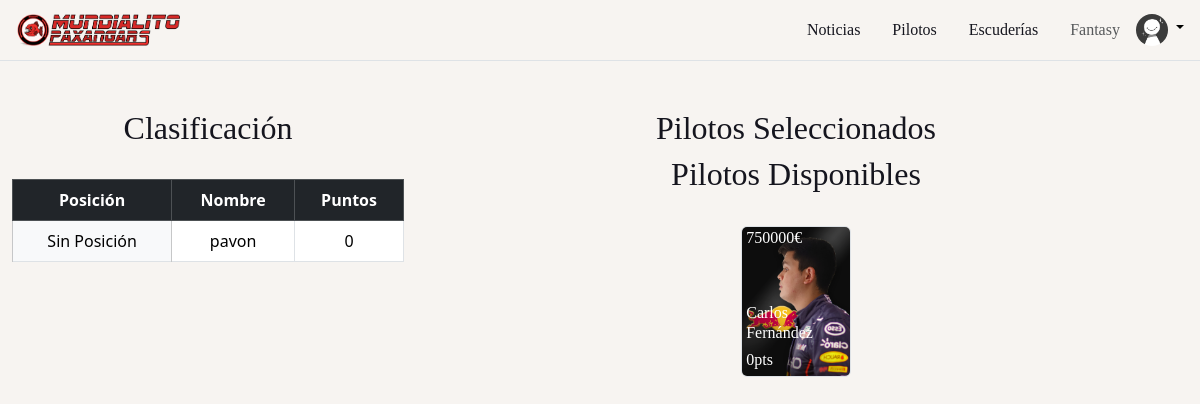
The app's page /inicio/fantasy/ligas/4 (signed in) with its own data.
### mundialitopx/models.py (models this page shows, shortened)
class Jugador(models.Model):
    piloto = models.ManyToManyField(PilotoJuego)
    usuario = models.ForeignKey(Usuario, on_delete=models.CASCADE)
    liga = models.ForeignKey(Liga, on_delete=models.CASCADE)
    saldo = models.IntegerField(default=1500000)
    puntos_totales = models.IntegerField(default=0)
    puesto = models.IntegerField(validators=[MinValueValidator(1)], null=True, blank=True)

class Usuario(AbstractUser):
    fotoperfil = models.ImageField(upload_to='media/foto-perfil/', null=True, blank=True)

class PilotoJuego(models.Model):
    piloto = models.ForeignKey(Piloto, on_delete=models.CASCADE)
    puntos_totales = models.IntegerField(default=0)
    valor = models.IntegerField(default=0)

class Piloto(models.Model):
    nombre = models.CharField(max_length=100)
    puntos = models.IntegerField(default=0)
    pais = models.ForeignKey(Pais, on_delete=models.CASCADE)
    dorsal = models.IntegerField()
    escuderia = models.ForeignKey(Escuderia, on_delete=models.CASCADE)
    puesto = models.IntegerField(validators=[MinValueValidator(1),MaxValueValidator(20)])
    biografia = models.TextField()
    foto = models.ImageField(upload_to='media/fotospilotos/', null=True, blank=True)

### mundialitopx/views.py (the view)
# urls.py: path('inicio/fantasy/ligas/<int:pk>', DetalleLiga.as_view(), name='liga_jugador'),
class DetalleLiga(DetailView):
    model = Liga
    template_name = 'mundialitopx/main/fantasy/liga.html'
    context_object_name = 'liga'
    def get_context_data(self, **kwargs):
        context = super().get_context_data(**kwargs)
        liga_id = self.kwargs['pk']
        context['clasificacion_jugadores'] = Jugador.objects.filter(liga_id=liga_id).order_by('-puntos_totales')
        usuario_actual = self.request.user
        jugador_actual = Jugador.objects.get(usuario=usuario_actual, liga_id=liga_id)
        pilotos_juego_jugador_actual = jugador_actual.piloto.all()
        context['pilotos_juego_jugador_actual'] = pilotos_juego_jugador_actual
        context['pilotos'] = PilotoJuego.objects.exclude(id__in=pilotos_juego_jugador_actual.values_list('id', flat=True))
        return context

### mundialitopx/templates/mundialitopx/main/fantasy/liga.html (shortened to what this page needs)
{% extends 'mundialitopx/main/base.html' %}
{% block content %}
<div class="row g-0 pt-5">
    <div class="col 4">
        <h2>Clasificación</h2>
        <div class="row pt-4">
            <div class="col-12">
                <table class="table table-bordered">
                    <tr class="table-dark">
                        <th>Posición</th>
                        <th>Nombre</th>
                        <th>Puntos</th>
                    </tr>
                    {% for jugador in clasificacion_jugadores %}
                    <tr>
                        {% if jugador.puesto == None %}
                        <td class="table-light">Sin Posición</td>
                        {% else %}
                        <td class="table-light">{{jugador.puesto}}º</td>
                        {% endif %}
                        <td>{{jugador.usuario.username}}</td>
                        <td>{{jugador.puntos_totales}}</td>
                    </tr>
                    {% endfor %}
                </table>
                </div>
        </div>
        </div>
    <div class="col-8">
        <div class="row d-flex justify-content-center">
            <h2>Pilotos Seleccionados</h2>
        </div>
        <div class="row d-flex justify-content-center">
            <h2>Pilotos Disponibles</h2>
            {% for piloto_juego in pilotos %}
            <div class="pt-4 col-2">
                <a href="{% url 'seleccionar_piloto' piloto_juego.id %}">
                    <div class="position-relative">
                        <img class="object-fit-fill border rounded img-fluid" src="{{ piloto_juego.piloto.foto.url}}" alt="">
                        <div class="texto-foto text-start text-white position-absolute top-0 start-0">
                            <p> {{ piloto_juego.valor }}€</p>
                        </div>
                        <div class="texto-foto text-start text-white position-absolute bottom-0 start-0">
                            <h3> {{ piloto_juego.piloto.nombre }}</h3>
                            <h3> {{ piloto_juego.puntos_totales }}pts</h3>
                        </div>
                    </div>
                </a>
            </div>
            {% endfor %}
        </div>
    </div>
</div>
{% endblock %}

### mundialitopx/static/css/style.css (style rules this page uses)
body { background-color: #F7F4F1; }
h1 a, h2 a, h2 { color: #15151E; font-family: 'f1-bold'; text-decoration: none; }
h3 { font-family: 'f1-regular'; font-size: 100%; }
a { text-decoration: none; }
p { font-family: 'f1-regular'; }
a { font-family: 'f1-regular'; }
.texto-foto { margin-left: 5%; }

### records on screen
Jugador: shows "Sin Posición", usuario.username "pavon", puntos_totales "0"
PilotoJuego: piloto.foto (picture), valor "750000", piloto.nombre "Carlos Fernández", puntos_totales "0"
